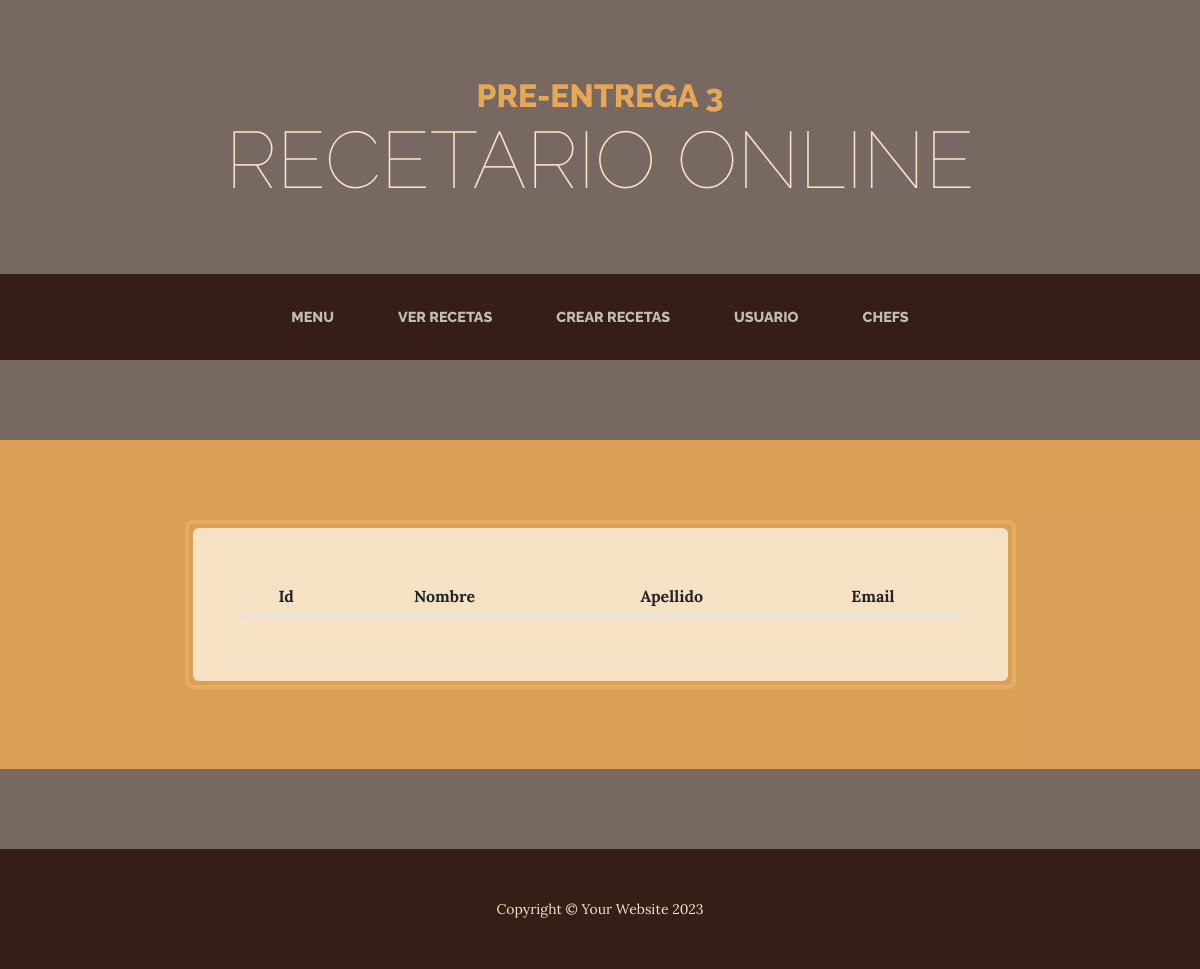
The app's page /aplicacion/see_usuarios/, older data.
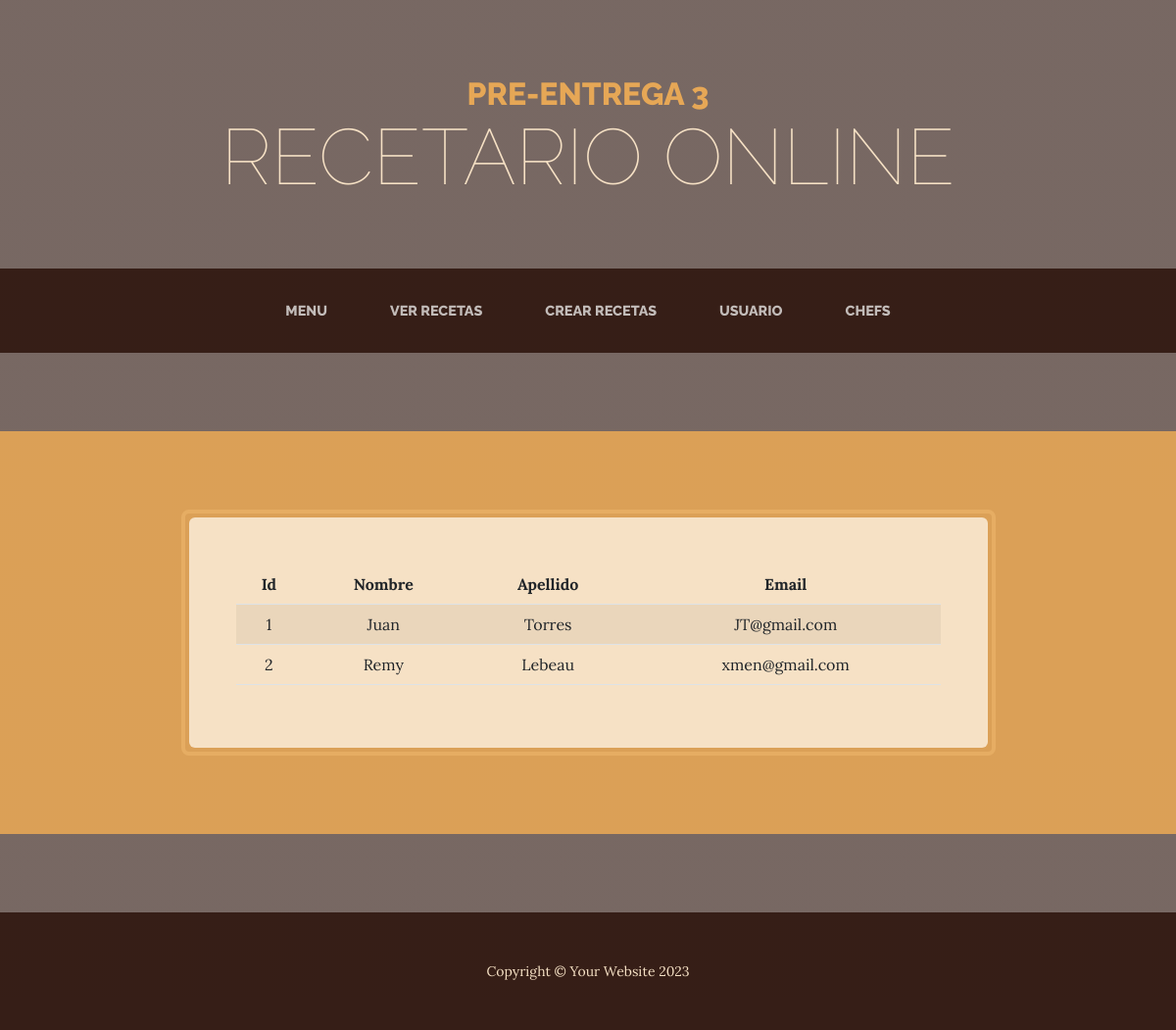
The same page, newer data.
### aplicacion/models.py (models this page shows, shortened)
class Usuario(models.Model):
    nombre = models.CharField(max_length=50)
    apellido = models.CharField(max_length=50)
    email = models.EmailField()

### aplicacion/views.py (the view)
# urls.py: path('see_usuarios/', see_usuarios, name="see_usuarios"),
def see_usuarios(request):
    contexto = {'usuarss': Usuario.objects.all()}
    return render(request, "aplicacion/see_usuarios.html", contexto)

### aplicacion/templates/aplicacion/see_usuarios.html
{% extends 'aplicacion/home3.html' %}
{%block usuarss%}
    <table class="table table-striped">
        <thead>
            <tr>
                <th>Id</th>
                <th>Nombre</th>
                <th>Apellido</th>
                <th>Email</th>
            </tr>
        </thead>
        <tbody>
            {% for u in usuarss  %}
                    <tr>
                        <td>{{ u.id }}</td>
                        <td>{{ u.nombre }}</td>
                        <td>{{ u.apellido }}</td>
                        <td>{{ u.email }}</td>
                    </tr>
            {% endfor %}
        </tbody>
    </table>
{%endblock usuarss%}

Row changes from the older to the newer data that the page shows:
added Usuario: id "1", nombre "Juan", apellido "Torres", email "JT@gmail.com"
added Usuario: id "2", nombre "Remy", apellido "Lebeau", email "xmen@gmail.com"
